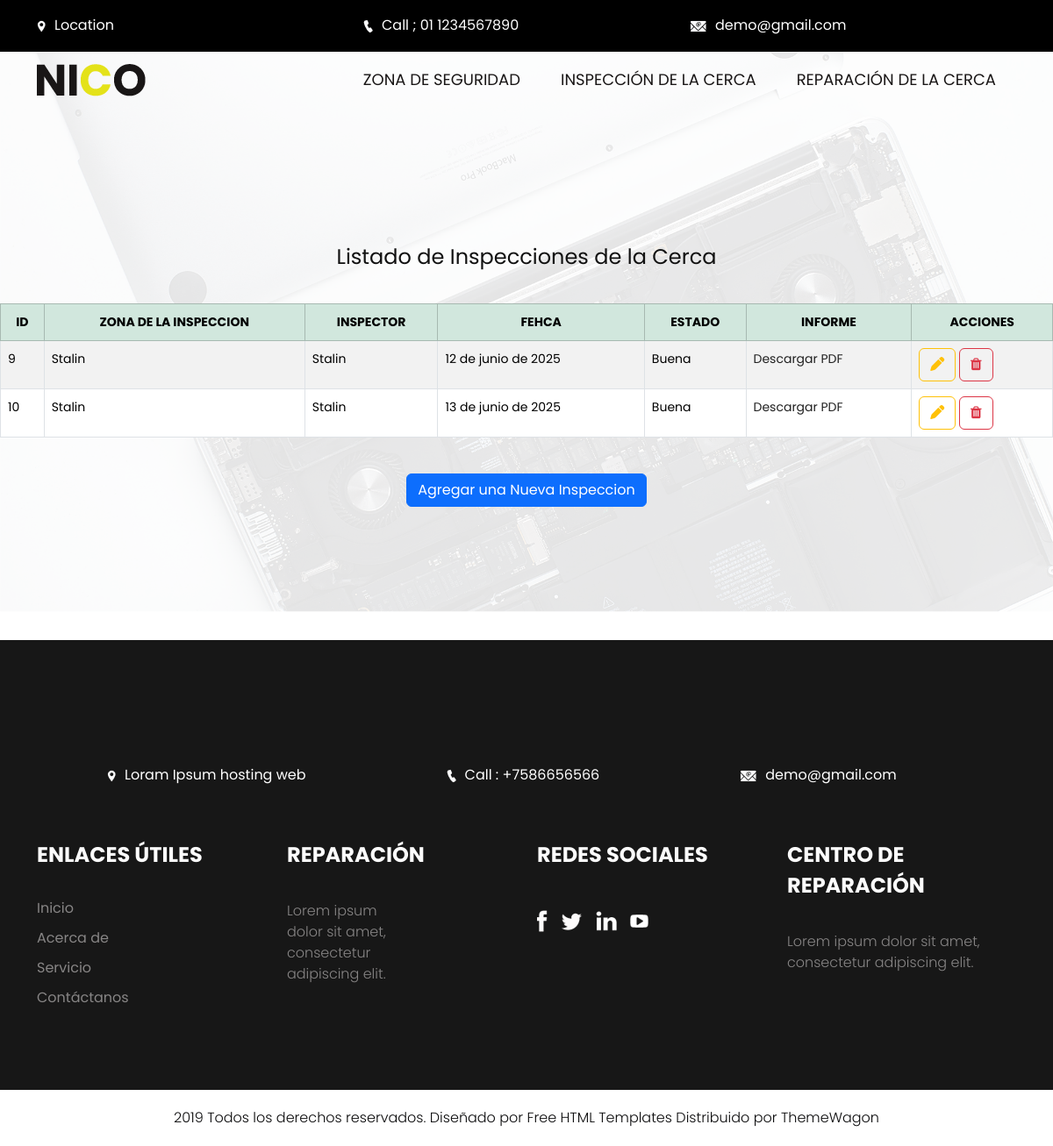
Page /inicio2 on the earlier database version.
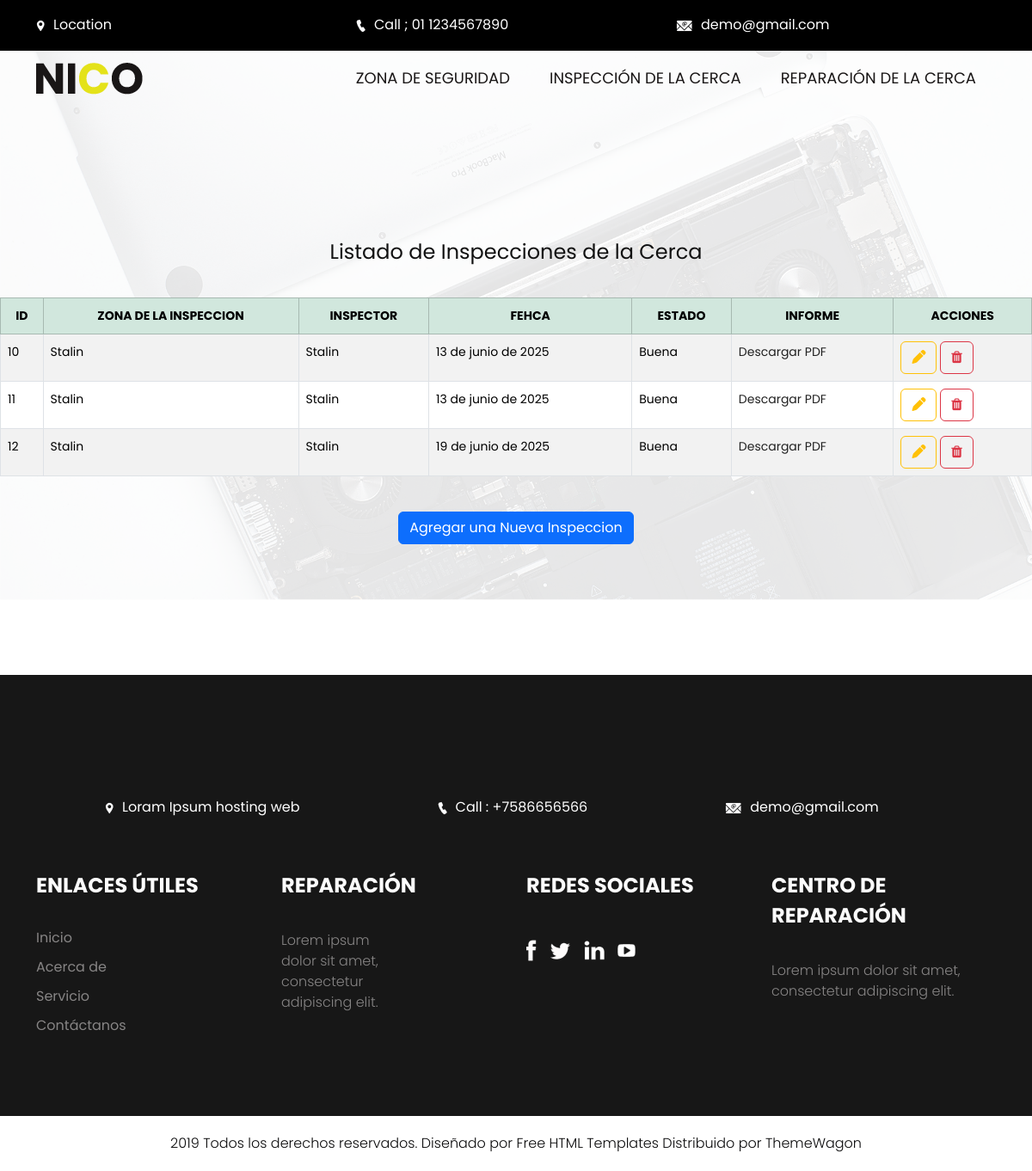
Same page on the later database version.
### Aplicaciones/inspeccionCerca/models.py (models this page shows, shortened)
class inspeccionCerca(models.Model):
    id = models.AutoField(primary_key=True)
    zona = models.ForeignKey(zonaSeguridad, on_delete=models.CASCADE)
    inspector = models.CharField(max_length=100)
    fecha = models.DateField()
    estado = models.CharField()
    pdf=models.FileField(upload_to='pdf', null=True, blank=True)

### Aplicaciones/zonaSeguridad/models.py (models this page shows, shortened)
class zonaSeguridad(models.Model):
    id = models.AutoField(primary_key=True)
    nombre = models.CharField(max_length=100)
    tipoCerca = models.CharField(max_length=100)
    longitud = models.CharField(max_length=100)
    logo=models.FileField(upload_to='cargos', null=True, blank=True)

### Aplicaciones/inspeccionCerca/views.py (the view)
# urls.py: path('inicio2',views.inicio2,name='inicio2'),
def inicio2(request):
    listadoInspeccion = inspeccionCerca.objects.all()
    return render(request, "inicio2.html", {'Cercas': listadoInspeccion})

### Aplicaciones/inspeccionCerca/templates/inicio2.html (shortened to what this page needs)
{% extends './plantilla.html' %}
{% load static %}
{% block contenido %}
<br><br><br><br><br><br>
<h1 class="text-center">Listado de Inspecciones de la Cerca</h1>
<br>
<table class="table table-bordered table-striped table-hover" id="tbl_inspeccion">
    <thead>
        <tr class="table-success text-center">
            <th>ID</th>
            <th>ZONA DE LA INSPECCION</th>
            <th>INSPECTOR</th>
            <th>FEHCA</th>
            <th>ESTADO</th>
            <th>INFORME</th>
            <th>ACCIONES</th>
        </tr>
    </thead>
    <tbody>
        {% for cargoCerca in Cercas %}
            <tr>
                <td>{{cargoCerca.id}}</td>
                <td>{{cargoCerca.zona.nombre}}</td>
                <td>{{cargoCerca.inspector}}</td>
                <td>{{cargoCerca.fecha}}</td>
                <td>{{cargoCerca.estado}}</td>
                <td>
                    {% if cargoCerca.pdf %}
                        <a href="{{ cargoCerca.pdf.url }}" download>Descargar PDF</a>
                    {% else %}
                        Ningún Documento Subido
                    {% endif %}
                </td>
                <td>
                    <a href="editarInspeccion/{{cargoCerca.id}}" class="btn btn-outline-warning"><i class="fa fa-pen"></i></a>
                    <a href="#"
                    onclick="eliminarInspeccion('{{cargoCerca.id}}')"
                    class="btn btn-outline-danger">
                        <i class="fa fa-trash"></i>
                    </a>
                </td>
            </tr>
        {% endfor %}
    </tbody>
</table>
<br>
<div class="text-center">
    <a href="nuevaInspecion" class="btn btn-primary">
        Agregar una Nueva Inspeccion
    </a>
</div>
<br><br><br><br><br><br>
{% endblock %}

### Aplicaciones/template/plantilla.html (shortened to what this page needs)
{% load static %}
<!DOCTYPE html>
<html lang="es">
<head>
  <link href="https://cdnjs.cloudflare.com/ajax/libs/bootstrap/5.3.3/css/bootstrap.min.css" rel="stylesheet" />
  <link rel="stylesheet" href="https://cdnjs.cloudflare.com/ajax/libs/font-awesome/6.7.2/css/all.min.css">
  <link rel="stylesheet" href="https://cdn.datatables.net/1.13.6/css/jquery.dataTables.min.css">
  <link rel="stylesheet" href="https://cdnjs.cloudflare.com/ajax/libs/bootstrap-fileinput/5.5.4/css/fileinput.min.css" />
  <link rel="stylesheet" href="{% static 'Plantilla/nico/css/style.css' %}">
  <link rel="stylesheet" href="{% static 'Plantilla/nico/css/responsive.css' %}">
  <link rel="stylesheet" href="{% static 'Plantilla/nico/css/jquery.mCustomScrollbar.min.css' %}">
  <link rel="stylesheet" href="{% static 'Plantilla/nico/css/owl.carousel.min.css' %}">
  <link rel="stylesheet" href="{% static 'Plantilla/nico/css/owl.theme.default.min.css' %}">
  <link rel="stylesheet" href="https://cdnjs.cloudflare.com/ajax/libs/fancybox/2.1.5/jquery.fancybox.min.css">
  <link rel="stylesheet" href="https://netdna.bootstrapcdn.com/font-awesome/4.0.3/css/font-awesome.css">
</head>
<body>
  <div class="header_top_section">
    <div class="container">
      <div class="header_main d-flex justify-content-between align-items-center">
        <div class="location_text"><img src="{% static 'Plantilla/nico/images/map-icon.png' %}"><span class="padding_left_10"><a href="#">Location</a></span></div>
        <div class="location_text"><img src="{% static 'Plantilla/nico/images/call-icon.png' %}"><span class="padding_left_10"><a href="#">Call ; 01 1234567890</a></span></div>
        <div class="location_text"><img src="{% static 'Plantilla/nico/images/mail-icon.png' %}"><span class="padding_left_10"><a href="#">demo@gmail.com</a></span></div>
      </div>
    </div>
  </div>
  <div class="header_section">
    <div class="container">
      <nav class="navbar navbar-expand-lg navbar-light bg-light">
        <a class="navbar-brand" href="#"><img src="{% static 'Plantilla/nico/images/logo.png' %}" alt="Logo"></a>
        <div class="collapse navbar-collapse justify-content-end" id="navbarSupportedContent">
          <ul class="navbar-nav d-flex flex-row">
            <li class="nav-item mx-2"><a class="nav-link" href="{% url 'inicio' %}">Zona de Seguridad</a></li>
            <li class="nav-item mx-2"><a class="nav-link" href="{% url 'inicio2' %}">Inspección de la Cerca</a></li>
            <li class="nav-item mx-2"><a class="nav-link" href="{% url 'inicio3' %}">Reparación de la Cerca</a></li>
          </ul>
        </div>
      </nav>
    </div>
    {% block contenido %}{% endblock %}
  </div>
  <div class="footer_section">
    <div class="container">
      <div class="footer_location_text">
        <ul>
          <li><img src="{% static 'Plantilla/nico/images/map-icon.png' %}"><span class="padding_left_10"><a href="#">Loram Ipsum hosting web</a></span></li>
          <li><img src="{% static 'Plantilla/nico/images/call-icon.png' %}"><span class="padding_left_10"><a href="#">Call : +7586656566</a></span></li>
          <li><img src="{% static 'Plantilla/nico/images/mail-icon.png' %}"><span class="padding_left_10"><a href="#">demo@gmail.com</a></span></li>
        </ul>
      </div>
      <div class="row">
        <div class="col-lg-3 col-sm-6">
          <h2 class="useful_text">Enlaces útiles</h2>
          <ul class="footer_menu">
            <li><a href="#">Inicio</a></li>
            <li><a href="#">Acerca de</a></li>
            <li><a href="#">Servicio</a></li>
            <li><a href="#">Contáctanos</a></li>
          </ul>
        </div>
        <div class="col-lg-3 col-sm-6">
          <h2 class="useful_text">Reparación</h2>
          <p class="lorem_text">Lorem ipsum dolor sit amet, consectetur adipiscing elit.</p>
        </div>
        <div class="col-lg-3 col-sm-6">
          <h2 class="useful_text">Redes sociales</h2>
          <ul class="social_icon">
            <li><a href="#"><img src="{% static 'Plantilla/nico/images/fb-icon.png' %}"></a></li>
            <li><a href="#"><img src="{% static 'Plantilla/nico/images/twitter-icon.png' %}"></a></li>
            <li><a href="#"><img src="{% static 'Plantilla/nico/images/linkedin-icon.png' %}"></a></li>
            <li><a href="#"><img src="{% static 'Plantilla/nico/images/youtub-icon.png' %}"></a></li>
          </ul>
        </div>
        <div class="col-lg-3 col-sm-6">
          <h2 class="useful_text">Centro de reparación</h2>
          <p class="footer_text">Lorem ipsum dolor sit amet, consectetur adipiscing elit.</p>
        </div>
      </div>
    </div>
  </div>
  <div class="copyright_section">
    <div class="container">
      <p class="copyright_text">2019 Todos los derechos reservados. Diseñado por <a href="https://html.design">Free HTML Templates</a> Distribuido por <a href="https://themewagon.com">ThemeWagon</a></p>
    </div>
  </div>
</body>
</html>

### manteSJ/static/Plantilla/nico/css/style.css (style rules this page uses)
* { box-sizing: border-box !important; transition: ease all 0.5s; }
html { scroll-behavior: smooth; }
body { color: #666666; font-size: 14px; font-family:Poppins; line-height: 1.80857; font-weight: normal; overflow-x: hidden; }
a { color: #1f1f1f; text-decoration: none !important; outline: none !important; -webkit-transition: all .3s ease-in-out; -moz-transition: all .3s ease-in-out; -ms-transition: all .3s ease-in-out; -o-transition: all .3s ease-in-out; transition: all .3s ease-in-out; }
h1, h2, h3, h4, h5, h6 { letter-spacing: 0; font-weight: normal; position: relative; padding: 0 0 10px 0; font-weight: normal; line-height: normal; color: #111111; margin: 0 }
h1 { font-size: 24px }
h2 { font-size: 22px }
*, *::after, *::before { -webkit-box-sizing: border-box; -moz-box-sizing: border-box; box-sizing: border-box; }
ul, li, ol { margin: 0px; padding: 0px; list-style: none; }
p { margin: 20px; font-weight: 300; font-size: 15px; line-height: 24px; }
a { color: #222222; text-decoration: none; outline: none !important; }
a, .btn { text-decoration: none !important; outline: none !important; -webkit-transition: all .3s ease-in-out; -moz-transition: all .3s ease-in-out; -ms-transition: all .3s ease-in-out; -o-transition: all .3s ease-in-out; transition: all .3s ease-in-out; }
img { max-width: 100%; height: auto; }
.header_top_section { width: 100%; float: left; background-color: #000; height: auto; padding: 15px 0px; }
.header_main { width: 100%; display: flex; }
.location_text { width: 100%; float: left; font-size: 16px; color: #ffffff; }
.location_text a { color: #ffffff; }
.padding_left_10 { padding-left: 10px; }
.header_section { width: 100%; float: left; background-image: url(../images/banner-bg.png); height: auto; background-size: 100%; background-repeat: no-repeat; }
.bg-light { background-color: transparent!important; }
.navbar { padding: .5rem 0px; }
.navbar-expand-lg .navbar-nav .nav-link { padding-right: 15px; padding-left: 15px; color: #191616; font-size: 18px; text-transform: uppercase; }
.footer_section { width: 100%; float: left; background-color: #171717; height: auto; padding: 90px 0px; }
.footer_location_text { width: 100%; }
.footer_location_text ul { margin: 0px; padding: 0px; display: inline-block; text-align: center; }
.footer_location_text li { float: left; font-size: 16px; color: #ffffff; padding: 50px 80px; }
.footer_location_text li a { color: #ffffff; }
.useful_text { width: 100%; font-size: 24px; color: #fcfcfc; margin-bottom: 15px; font-weight: bold; text-transform: uppercase; }
.lorem_text { width: 56%; float: left; font-size: 16px; color: #878585; margin: 0px; padding-top: 10px; }
.footer_text { width: 100%; float: left; font-size: 16px; color: #878585; margin: 0px; padding-top: 10px; }
.social_icon { width: 100%; float: left; padding-top: 20px; }
.social_icon li { float: left; padding-right: 15px; }
.footer_menu { width: 100%; float: left; }
.footer_menu li { padding-top: 5px; font-size: 16px; color: #878585; }
.footer_menu li a { color: #878585; }
.copyright_section { width: 100%; float: left; background-color: #ffffff; height: auto; }
.copyright_text { width: 100%; float: left; font-size: 16px; color: #0b0b0c; text-align: center; margin-left: 0px; }
.copyright_text a { color: #0b0b0c; }

Differences in the rows shown:
removed inspeccionCerca: id "9", zona.nombre "Stalin", inspector "Stalin", fecha "12 de junio de 2025", estado "Buena"
added inspeccionCerca: id "11", zona.nombre "Stalin", inspector "Stalin", fecha "13 de junio de 2025", estado "Buena"
added inspeccionCerca: id "12", zona.nombre "Stalin", inspector "Stalin", fecha "19 de junio de 2025", estado "Buena"
